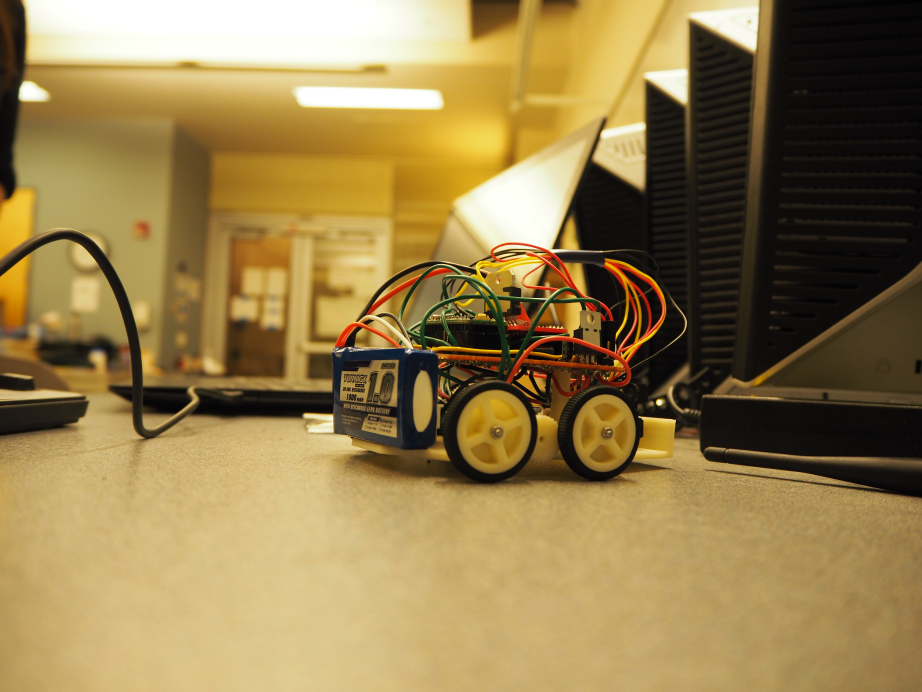
//> input picture Payload/ADLC/SalientBenchmark/test.jpg, 4608 x 3456 px (shown at 1/5 size)
$ ./OnlySpec test.jpg   (built with g++ and OpenCV 4)
//> lines starting //> are read from the running program, lines starting //| are printed output that depends on the picture; after the words box and inside, x2 and y2 are one past the last pixel; in counts of white or black regions, pixels touching at a corner belong together
//FrequencySaliencyDetection7.2 simplified so transmission and loading of image is done elsewhere

#include <iostream>
#include <opencv2/opencv.hpp>
#include <dirent.h>
#include <unistd.h>
#include <stdlib.h>

using namespace std;
using namespace cv;

void fftShift(Mat image);
void HighPassRect(Mat image, float PercentageLow1);
void CropTargets(Mat imgThresholded, Mat OriginalImage, int sizeReduced, string fileName, string imgName);


int main(int argc, char** argv)
{
  Mat I, rawr,ImageHSV,ReducedIMG,HSVplane,BorderedImage;
  vector<Mat> HSVplanes;
  Mat OriginalImage;

  if(argc < 2)
    return -1;
  OriginalImage = imread(argv[1]);
//> OriginalImage is the input picture: 3456 rows x 4608 cols, CV_8UC3; mean B, G, R 77.4, 126.4, 149.1

  // Reduce image here
  //why 5 i have no idea
  int SizeReduced = 5;
  resize(OriginalImage,ReducedIMG,Size(OriginalImage.cols/SizeReduced,
                                       OriginalImage.rows/SizeReduced));

  //Convert Colors to HSV
  cvtColor(ReducedIMG,ImageHSV,COLOR_BGR2HSV);
//> ImageHSV: 691 rows x 921 cols, CV_8UC3; mean H, S, V 24.4, 119.9, 149.2
  //will split into three channels H,S,V
  split(ImageHSV,HSVplanes);
  //gets Value plane of HSV
  HSVplane = HSVplanes[2];
  I = HSVplane;

  //will expand the input image to an optimal size
  Mat padded;
  //m is the optimal discrete fourier transform size
  int m = getOptimalDFTSize(I.rows);
//> m = 720

  //add zero values on the border
  int n = getOptimalDFTSize(I.cols);
//> n = 960
  copyMakeBorder(I,padded,0,m-I.rows,0,n-I.cols,BORDER_CONSTANT,Scalar::all(0));


  //show padded for debugging
  //imshow("padded",padded);
  //waitKey(0);

  Mat planes[] = {Mat_<float>(padded), Mat::zeros(padded.size(),CV_32F)};
//> planes[1]: 720 rows x 960 cols, CV_32FC1; every value is 0
  //imaginary image?
  Mat complexI;
  //merge planes and ComplexI
  merge(planes,2,complexI);

  //discrete fourier transform
  for(int ii = 0; ii < 1; ii++) dft(complexI,complexI);
  split(complexI,planes);

  Mat magI, phaseI;
  cartToPolar(planes[0],planes[1],magI,phaseI);
  //switches to logarithmic scale
  magI += Scalar::all(1);
  log(magI,magI);
  fftShift(magI);
//> in fftShift, `tmp.copyTo(q2);`:
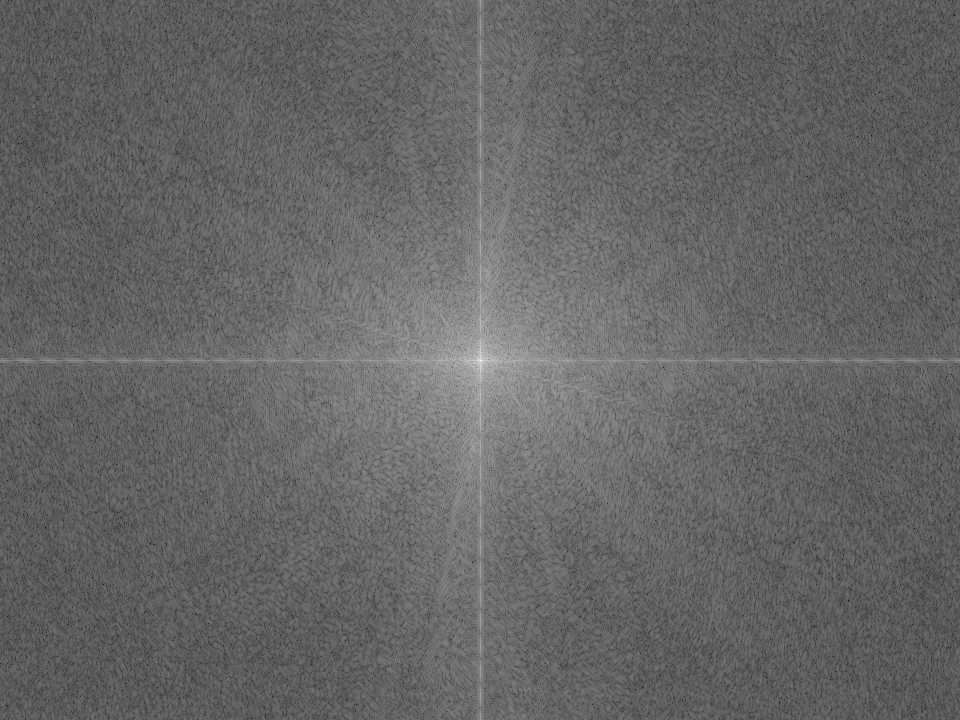
//> image: 720 rows x 960 cols, CV_32FC1; min 1.92, max 18.37, mean 8.48; drawn with min black and max white

  Mat magAverage, magRes, Sum, InverseFourier, kernel;

  medianBlur(magI,magAverage,5);
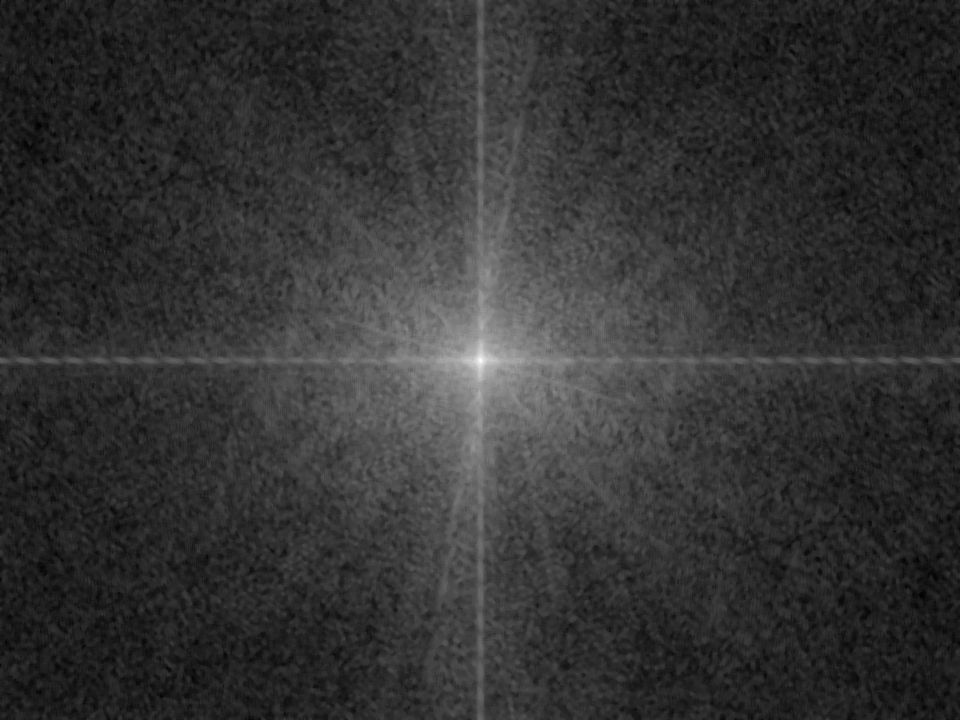
//> magAverage: 720 rows x 960 cols, CV_32FC1; min 6.8, max 15.62, mean 8.58; drawn with min black and max white

  magRes = magI - magAverage;
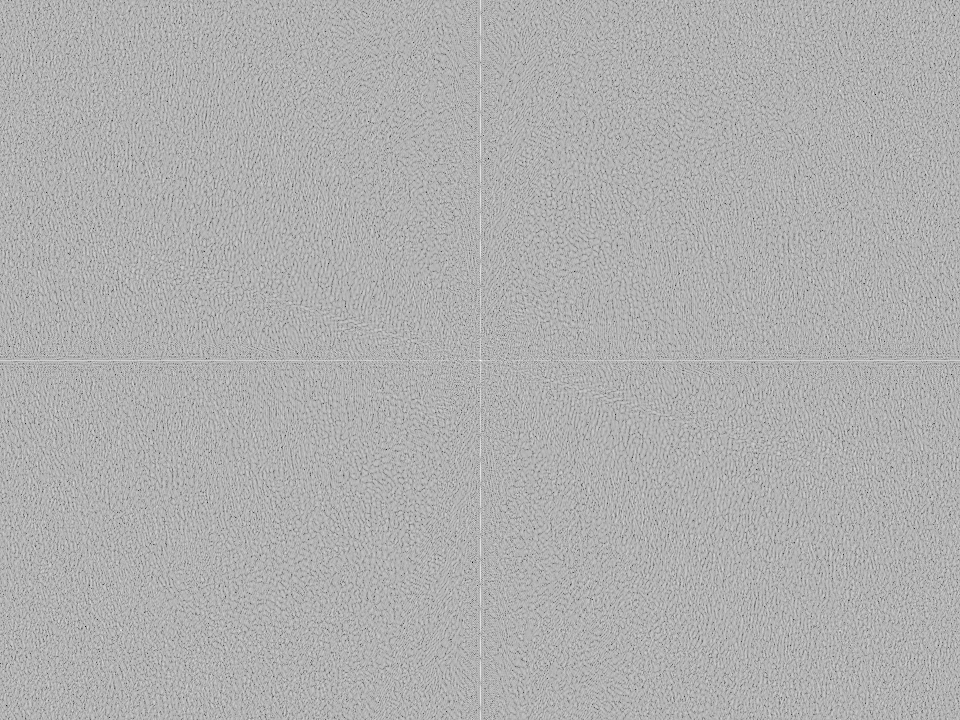
//> magRes: 720 rows x 960 cols, CV_32FC1; min -6.46, max 2.75, mean -0.102; drawn with min black and max white
  exp(magRes,magRes);

  polarToCart(magRes,phaseI,planes[0],planes[1]);
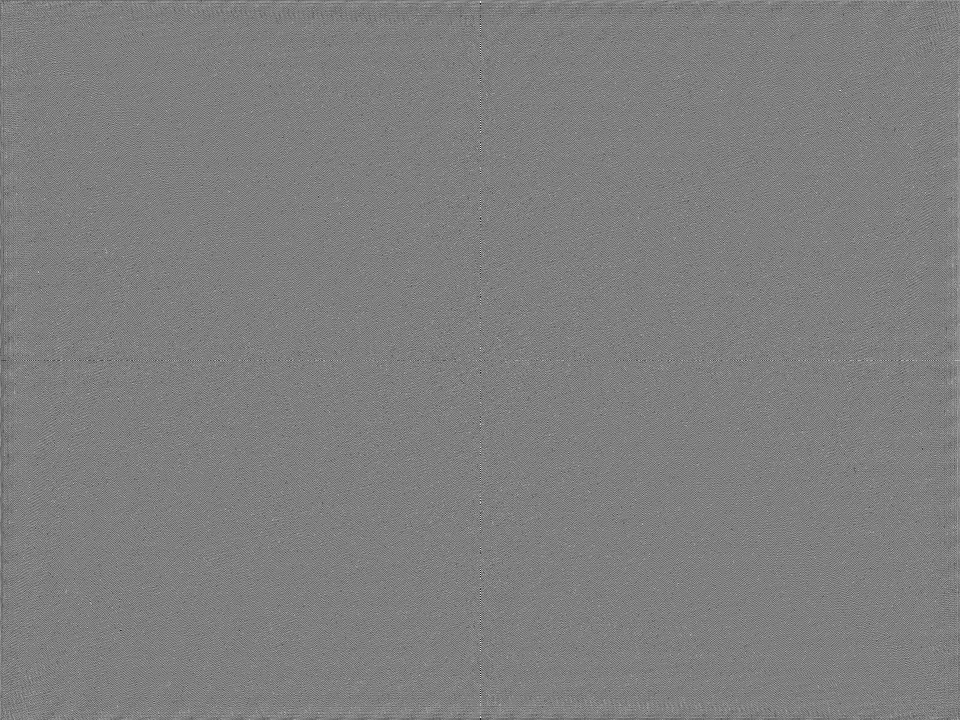
//> planes[1]: 720 rows x 960 cols, CV_32FC1; min -6.6, max 6.6, mean -6.6e-07; drawn with min black and max white

  merge(planes,2,Sum);

  dft(Sum,InverseFourier,cv::DFT_INVERSE | cv::DFT_REAL_OUTPUT);
  pow(InverseFourier,2,InverseFourier);
  GaussianBlur(InverseFourier,InverseFourier,Size(3,3),0);
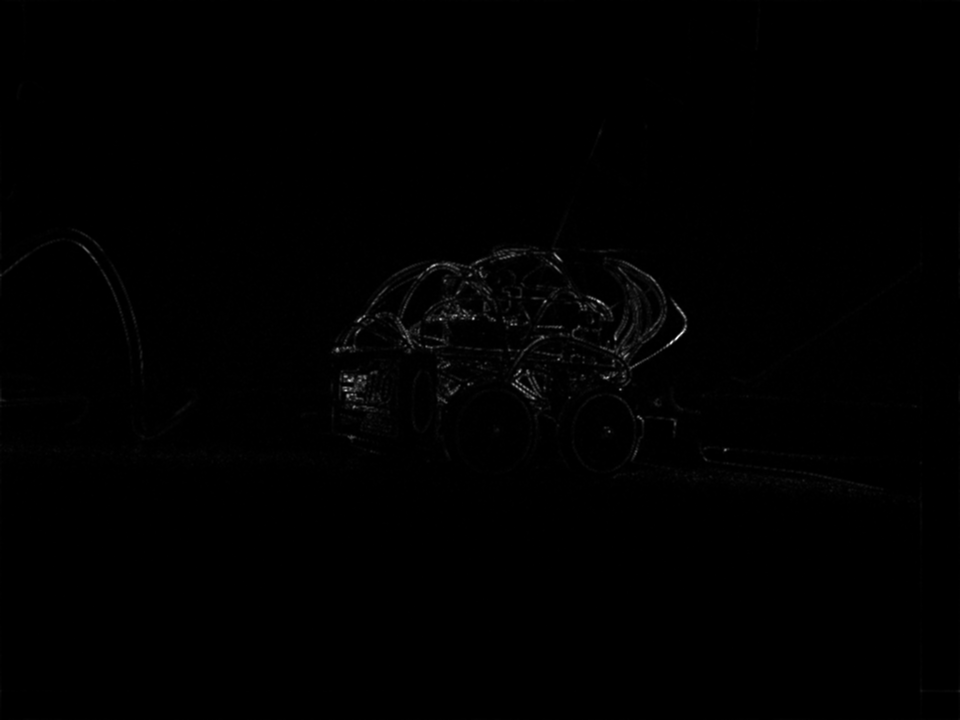
//> InverseFourier: 720 rows x 960 cols, CV_32FC1; min 5517.4, max 175016624, mean 879763.9; drawn with min black and max white
  normalize(InverseFourier,InverseFourier,0,1,NORM_MINMAX);
  //imshow("INverse Four",InverseFourier);
  //waitKey(0);

  Mat Threshold;
  //THreshold the image
  inRange(InverseFourier,.4,1,Threshold);
//> Threshold: 720 rows x 960 cols, CV_8UC1; 0.04% white in thin lines or dots, all inside (x1, y1, x2, y2) = (336, 254, 726, 451)

  CropTargets(Threshold,OriginalImage,SizeReduced,"result.jpg",argv[1]);

  return 0;
}

void fftShift(Mat image)
{
  //reararnge the quadrants of the Fourier image so that the origin is at the image center
  int cx = image.cols/2;
  int cy = image.rows/2;

  //top left
  Mat q0(image,Rect(0,0,cx,cy));
  //topRight
  Mat q1(image,Rect(cx,0,cx,cy));
  //bottom left
  Mat q2(image,Rect(0,cy,cx,cy));
  //bottom right
  Mat q3(image,Rect(cx,cy,cx,cy));

  //swap topleft with bottom right
  Mat tmp;
  q0.copyTo(tmp);
  q3.copyTo(q0);
  tmp.copyTo(q3);

  //swap quadrant top right with bottom left
  q1.copyTo(tmp);
  q2.copyTo(q1);
  tmp.copyTo(q2);
}

void HighPassRect(Mat image, float PercentageLow1)
{
  float PercentageLow2 = (1-PercentageLow1) + 1;
  Point2f PointLow1 = Point2f((image.cols/2)*PercentageLow1,
                              (image.rows/2)*PercentageLow1);
  Point2f PointLow2 = Point2f((image.cols/2)*PercentageLow2,
                              (image.rows/2)*PercentageLow2);
  rectangle(image,PointLow1,PointLow2,Scalar(0,0,0),-1,8,0);
}

void CropTargets(Mat imgThresh, Mat OriginalImage, int sizeReduced, string FileName,string imgName)
{
//> called with sizeReduced = 5, FileName = "result.jpg", imgName = "test.jpg"
  Mat BorderedImage;
	float BorderSize = 0.1;
	int top = (int)(BorderSize*OriginalImage.rows); int bottom = (int)(BorderSize*OriginalImage.rows);
//> after `int top =(int)(BorderSize * OriginalImage.rows)`: top = 345
//> after `int bottom =(int)(BorderSize * OriginalImage.rows)`: bottom = 345
	int left = (int)(BorderSize*OriginalImage.cols); int right = (int)(BorderSize*OriginalImage.cols);
//> after `int left =(int)(BorderSize * OriginalImage.cols)`: left = 460
//> after `int right =(int)(BorderSize * OriginalImage.cols)`: right = 460
	copyMakeBorder(OriginalImage, BorderedImage, top, bottom, left, right, BORDER_CONSTANT, Scalar::all(0));

	vector<vector<Point> > contours;
	vector<Vec4i> hierarchy;
	/// Find contours
	findContours(imgThresh, contours, hierarchy, RETR_TREE, CHAIN_APPROX_SIMPLE, Point(0, 0));
//> contours = 64 contours, 63 with area under 20; largest, box (x1, y1, x2, y2) and area: (667, 328, 686, 346) 28
  //imshow("Thres",imgThresh);
  imwrite("./SpecMap.jpg",imgThresh);
  //waitKey(0);

	/// Get the moments
	vector<Moments> mu(contours.size());
//> mu = 64 items
	for (int i = 0; i < contours.size(); i++) {
		mu[i] = moments(contours[i], false);
	}
//> this loop made 64 passes

	///  Get the mass centers:
	vector<Point2f> mc(contours.size());
	for (int i = 0; i < contours.size(); i++) {
		mc[i] = Point2f(mu[i].m10 / mu[i].m00, mu[i].m01 / mu[i].m00);
	}
//> after the loop, mc = 64 Points (x, y), first 12: [nan, nan], [nan, nan], [nan, nan], [nan, nan], [532.5, 397.5], [nan, nan], [347.5, 395], [523.7, 391.3], [nan, nan], [nan, nan], [345.2, 389.6], [520, 388.5]

	/// Draw contours
	vector<Mat> ROI;
	Mat drawing = Mat::zeros(imgThresh.size(), CV_8UC3);
	//printf("\t Info: Area and Contour Length \n");

	int index = 0;
	RNG rng;
	for (int i = 0; i < contours.size(); i++) {
		int area;
		Scalar color = Scalar(rng.uniform(0, 255), rng.uniform(0, 255), rng.uniform(0, 255));
		drawContours(drawing, contours, i, color, 2, 8, hierarchy, 0, Point());
		//printf(" * Contour[%d] - Area (M_00) = %.2f - X %.2f Y %.2f - Length: %.2f \n", i, mu[i].m00, mc[i].x, mc[i].y, arcLength(contours[i], true));

		area = contourArea(contours[i]);

		int CaptureArea = 100;

		if ((mc[i].x >= 0) && (mc[i].y >= 0)) {
			//cout << "x:" << (int)(mc[i].x * SizeReduced) - CaptureArea/2 + int(BorderSize*OriginalImage.cols) + CaptureArea << "y:" << (int)(mc[i].y * SizeReduced) - CaptureArea/2 + int(BorderSize*OriginalImage.rows) + CaptureArea << " " << BorderedImage.cols << " " << BorderedImage.rows << "\n \n";
			ROI.push_back(BorderedImage(Rect((int)(mc[i].x * sizeReduced) - (CaptureArea/2) + int(BorderSize*OriginalImage.cols),(int)(mc[i].y*sizeReduced)- (CaptureArea/2) + int(BorderSize*OriginalImage.rows), CaptureArea, CaptureArea)));

			index++;
		}
	}
//> this loop made 64 passes
//> area on pass 39: 27
//> after the loop, index = 28
	FileName.append(":");
  string command = "mkdir -p res";
  command += imgName;
  system(command.c_str());
  string name = "res";
  name += imgName + "/" + FileName;
  for(int i =0; i < (index); i++)
    {
      ostringstream convert;
      convert << i;
      string ROIString = name;
      ROIString.append(convert.str());
      string ROIStringFileType = ROIString;
      imwrite(ROIStringFileType,ROI[i]);
    }
//> this loop made 28 passes
//> pass 1, in CropTargets, `imwrite(ROIStringFileType,ROI[i]);`:
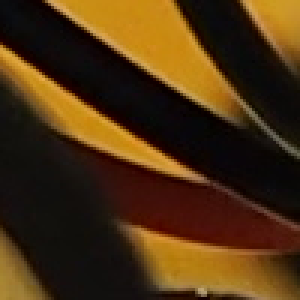
//> saved as result.jpg:0: 100 rows x 100 cols, CV_8UC3 (shown 3 times larger); mean B, G, R 17.8, 49.2, 75.3
//> pass 2, in CropTargets, `imwrite(ROIStringFileType,ROI[i]);`:
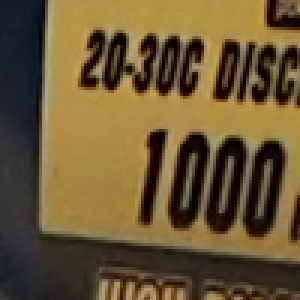
//> saved as result.jpg:1: 100 rows x 100 cols, CV_8UC3 (shown 3 times larger); mean B, G, R 51.7, 87.3, 106.4
}
